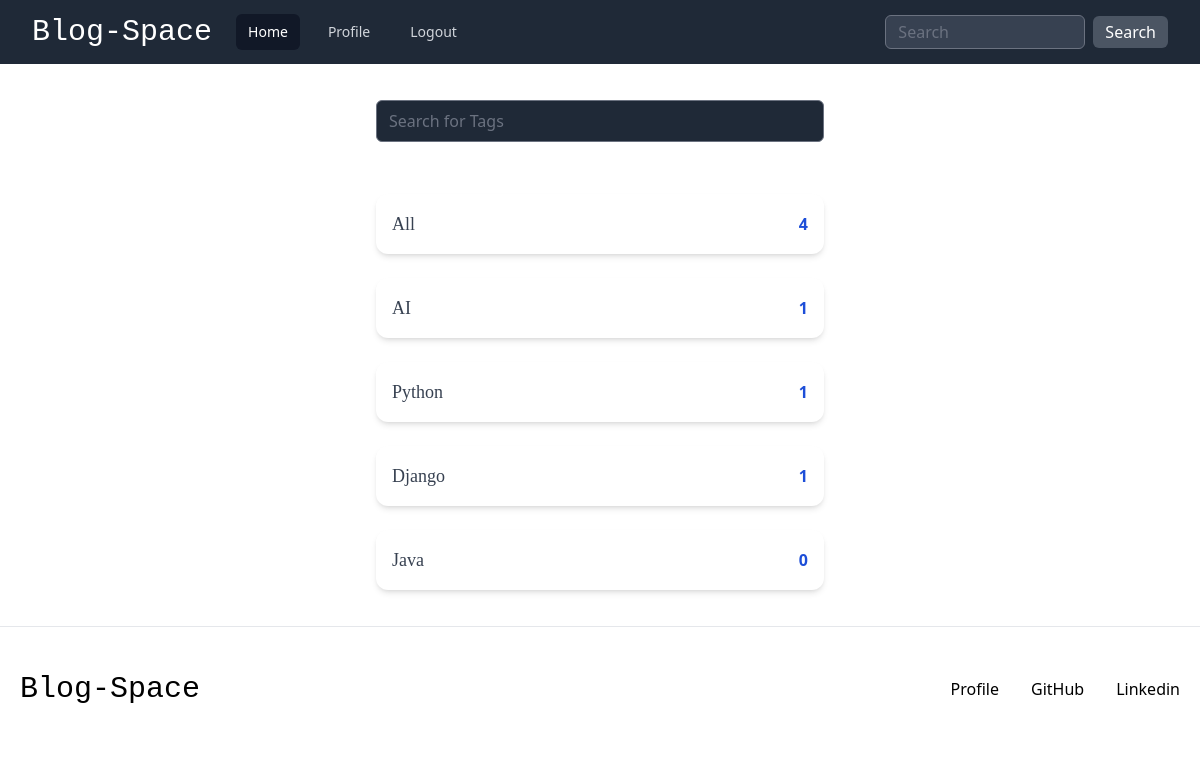
/tags/ (signed in), run on the app's committed database.
### base/models.py (models this page shows, shortened)
class Tag(models.Model):
    name = models.CharField(max_length=200)

### base/views.py (the view)
# urls.py: path("tags/", views.tags , name="tags"),
def tags(request):
    q = request.GET.get('q') if request.GET.get('q') != None else ''
    tags = Tag.objects.filter(name__icontains=q)
    context = {'tags':tags}
    return render(request, 'base/tags.html', context)

### base/templates/base/tags.html
{% extends "main.html" %}
{% block content %}
<div class="my-4 sm:my-9 px-4 sm:px-0">
    <div class="flex justify-center mb-4 sm:mb-7">
        <form action="" method="GET" class="w-full max-w-md">
            <input
                name="q"
                placeholder="Search for Tags"
                class="w-full rounded-md bg-gray-800 text-gray-50 focus:border-teal-800 outline-none shadow-none focus:outline-none focus:shadow-none focus:ring-0 px-3 py-2"
                type="text"
            >
        </form>
    </div>
    <div class="flex justify-center">
        <ul class="w-full max-w-md">
            <li class="mt-4 sm:mt-6 text-gray-700 bg-white shadow-md bg-clip-border rounded-xl p-4 flex justify-between items-center">
                <a href="{% url "tags" %}" class="font-serif text-lg">All</a>
                <span class="font-sans text-blue-700 font-semibold">{{tags.count}}</span>
            </li>
            {% for tag in tags %}
            <li class="mt-4 sm:mt-6 text-gray-700 bg-white shadow-md bg-clip-border rounded-xl p-4 flex justify-between items-center">
                <a href="{% url "home" %}?q={{tag.name}}" class="font-serif text-lg">{{tag.name}}</a>
                <span class="font-sans text-blue-700 font-semibold">{{tag.blog_set.all.count}}</span>
            </li>
            {% endfor %}
        </ul>
    </div>
</div>
{% endblock content %}

### static/style/style.css (style rules this page uses)
:root { --color-main: #71c6dd; --color-main-light: #e1f6fb; --color-dark: #3f4156; --color-dark-medium: #51546e; --color-dark-light: #696d97; --color-light: #e5e5e5; --color-gray: #8b8b8b; --color-light-gray: #b2bdbd; --color-bg: #2d2d39; --color-success: #5dd693; --color-error: #fc4b0b; }

### data on the page
Tag: name "AI", blog_set.all.count "1"
Tag: name "Python", blog_set.all.count "1"
Tag: name "Django", blog_set.all.count "1"
Tag: name "Java", blog_set.all.count "0"

### other printed values
{{ tags.count }} "4"
